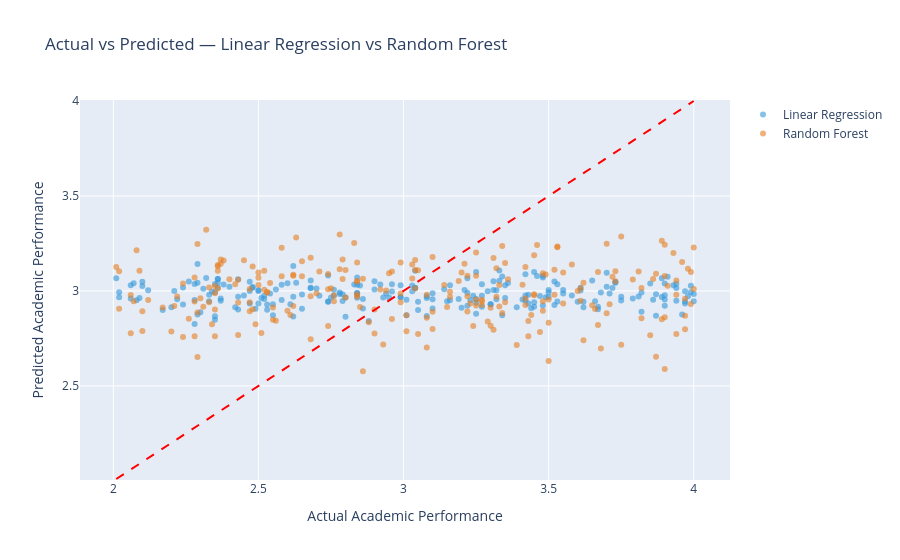

The code cell stored with this chart in its notebook:
### Code cell
# Actual vs Predicted - For  both Models
fig = go.Figure()

fig.add_trace(go.Scatter(
    x=y_test, y=y_pred,
    mode='markers',
    name='Linear Regression',
    marker=dict(color='#3498db', opacity=0.6)
))

fig.add_trace(go.Scatter(
    x=y_test, y=rf_pred,
    mode='markers',
    name='Random Forest',
    marker=dict(color='#e67e22', opacity=0.6)
))

# Perfect prediction line
fig.add_shape(
    type='line',
    x0=y_test.min(), y0=y_test.min(),
    x1=y_test.max(), y1=y_test.max(),
    line=dict(color='red', dash='dash')
)

fig.update_layout(
    title='Actual vs Predicted — Linear Regression vs Random Forest',
    xaxis_title='Actual Academic Performance',
    yaxis_title='Predicted Academic Performance'
)
fig.show()
fig.write_html("../visualizations/Actual vs Predicted — Linear Regression vs Random Forest.html ")

### Figure 1 — Plotly figure (JSON) as saved in the notebook; plotly's stock layout.template omitted (floating-point values rounded to 4 significant figures; data arrays with more than 128 entries replaced by an {"elided": "..."} marker saying what was removed)
{"data": [{"marker": {"color": "#3498db", "opacity": 0.6}, "mode": "markers", "name": "Linear Regression", "type": "scatter", "x": {"elided": "234 float values"}, "y": {"elided": "234 float values"}}, {"marker": {"color": "#e67e22", "opacity": 0.6}, "mode": "markers", "name": "Random Forest", "type": "scatter", "x": {"elided": "234 float values"}, "y": {"elided": "234 float values"}}], "layout": {"shapes": [{"line": {"color": "red", "dash": "dash"}, "type": "line", "x0": 2.01, "x1": 4, "y0": 2.01, "y1": 4}], "title": {"text": "Actual vs Predicted — Linear Regression vs Random Forest"}, "xaxis": {"title": {"text": "Actual Academic Performance"}}, "yaxis": {"title": {"text": "Predicted Academic Performance"}}}}
